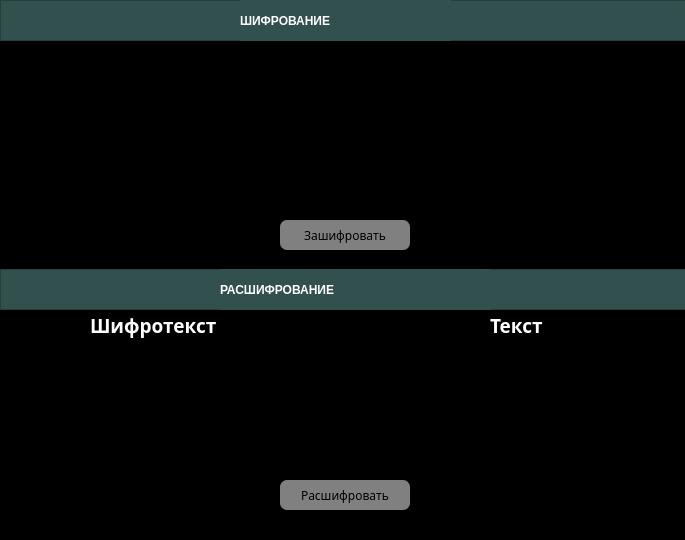
<?xml version="1.0" encoding="UTF-8"?>
<ui version="4.0">
 <class>MainWindow</class>
 <widget class="QMainWindow" name="MainWindow">
  <property name="geometry">
   <rect>
    <x>0</x>
    <y>0</y>
    <width>685</width>
    <height>540</height>
   </rect>
  </property>
  <property name="sizePolicy">
   <sizepolicy hsizetype="Fixed" vsizetype="Fixed">
    <horstretch>0</horstretch>
    <verstretch>0</verstretch>
   </sizepolicy>
  </property>
  <property name="minimumSize">
   <size>
    <width>685</width>
    <height>540</height>
   </size>
  </property>
  <property name="maximumSize">
   <size>
    <width>685</width>
    <height>540</height>
   </size>
  </property>
  <property name="windowTitle">
   <string>MainWindow</string>
  </property>
  <property name="styleSheet">
   <string notr="true">background-color: rgb(0, 0, 0);</string>
  </property>
  <widget class="QWidget" name="centralwidget">
   <property name="styleSheet">
    <string notr="true">background-color: rgb(0, 0,0);</string>
   </property>
   <widget class="QLabel" name="label_10">
    <property name="geometry">
     <rect>
      <x>490</x>
      <y>310</y>
      <width>61</width>
      <height>30</height>
     </rect>
    </property>
    <property name="font">
     <font>
      <family>Century Gothic</family>
      <pointsize>14</pointsize>
      <weight>87</weight>
      <italic>false</italic>
      <bold>true</bold>
     </font>
    </property>
    <property name="styleSheet">
     <string notr="true">color: white;
font: 14pt &quot;Century Gothic&quot;;
font-weight: 700;
text-transform: uppercase;
</string>
    </property>
    <property name="text">
     <string>Текст</string>
    </property>
   </widget>
   <widget class="QPushButton" name="decrypt_btn">
    <property name="geometry">
     <rect>
      <x>280</x>
      <y>480</y>
      <width>130</width>
      <height>30</height>
     </rect>
    </property>
    <property name="font">
     <font>
      <family>Century Gothic</family>
     </font>
    </property>
    <property name="styleSheet">
     <string notr="true">QPushButton {
	color: black;
	background-color: grey;
	border-radius: 7px;
}

QPushButton:pressed {
	background-color: rgb(102, 102, 102);
}</string>
    </property>
    <property name="text">
     <string>Расшифровать</string>
    </property>
   </widget>
   <widget class="QFrame" name="frame_2">
    <property name="geometry">
     <rect>
      <x>0</x>
      <y>269</y>
      <width>701</width>
      <height>41</height>
     </rect>
    </property>
    <property name="autoFillBackground">
     <bool>false</bool>
    </property>
    <property name="styleSheet">
     <string notr="true">background-color: rgb(49, 80, 78)</string>
    </property>
    <property name="frameShape">
     <enum>QFrame::StyledPanel</enum>
    </property>
    <property name="frameShadow">
     <enum>QFrame::Raised</enum>
    </property>
    <widget class="QLabel" name="label_7">
     <property name="geometry">
      <rect>
       <x>220</x>
       <y>0</y>
       <width>271</width>
       <height>41</height>
      </rect>
     </property>
     <property name="styleSheet">
      <string notr="true">color: white;
font: 18pt &quot;Century Gothic&quot;;
font-weight: 700;</string>
     </property>
     <property name="text">
      <string>РАСШИФРОВАНИЕ</string>
     </property>
    </widget>
   </widget>
   <widget class="QFrame" name="frame">
    <property name="geometry">
     <rect>
      <x>0</x>
      <y>0</y>
      <width>701</width>
      <height>41</height>
     </rect>
    </property>
    <property name="styleSheet">
     <string notr="true">background-color: rgb(49, 80, 78)</string>
    </property>
    <property name="frameShape">
     <enum>QFrame::StyledPanel</enum>
    </property>
    <property name="frameShadow">
     <enum>QFrame::Raised</enum>
    </property>
    <widget class="QLabel" name="label_4">
     <property name="geometry">
      <rect>
       <x>240</x>
       <y>0</y>
       <width>211</width>
       <height>41</height>
      </rect>
     </property>
     <property name="styleSheet">
      <string notr="true">color: white;
font: 18pt &quot;Century Gothic&quot;;
font-weight: 700;</string>
     </property>
     <property name="text">
      <string>ШИФРОВАНИЕ</string>
     </property>
    </widget>
   </widget>
   <widget class="QPushButton" name="encrypt_btn">
    <property name="geometry">
     <rect>
      <x>280</x>
      <y>220</y>
      <width>130</width>
      <height>30</height>
     </rect>
    </property>
    <property name="font">
     <font>
      <family>Century Gothic</family>
     </font>
    </property>
    <property name="styleSheet">
     <string notr="true">QPushButton {
	color: black;
	background-color: grey;
	border-radius: 7px;
}

QPushButton:pressed {
	background-color: rgb(102, 102, 102);
}</string>
    </property>
    <property name="text">
     <string>Зашифровать</string>
    </property>
   </widget>
   <widget class="QLabel" name="label_11">
    <property name="geometry">
     <rect>
      <x>90</x>
      <y>310</y>
      <width>151</width>
      <height>30</height>
     </rect>
    </property>
    <property name="font">
     <font>
      <family>Century Gothic</family>
      <pointsize>14</pointsize>
      <weight>87</weight>
      <italic>false</italic>
      <bold>true</bold>
     </font>
    </property>
    <property name="styleSheet">
     <string notr="true">color: white;
font: 14pt &quot;Century Gothic&quot;;
font-weight: 700;
text-transform: uppercase;
</string>
    </property>
    <property name="text">
     <string>Шифротекст</string>
    </property>
   </widget>
  </widget>
 </widget>
 <resources/>
 <connections/>
</ui>
